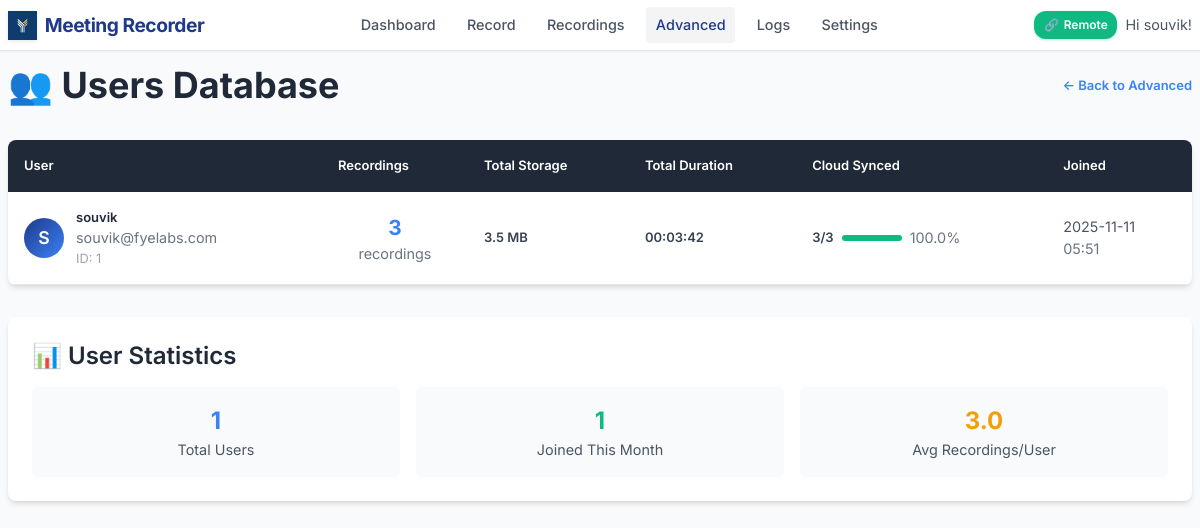
The app's page /admin/users (signed in) with its own data.
### models.py (models this page shows, shortened)
class User(UserMixin, db.Model):
    id = db.Column(db.Integer, primary_key=True)
    username = db.Column(db.String(80), unique=True, nullable=False)
    email = db.Column(db.String(120), unique=True, nullable=False)
    password_hash = db.Column(db.String(128))
    created_at = db.Column(db.DateTime, default=datetime.utcnow)
    is_active = db.Column(db.Boolean, default=True)
    default_monitor = db.Column(db.String(200))  # Default monitor for recordings
    auto_delete_days = db.Column(db.Integer, default=30)  # Auto-delete recordings after N days
    recordings = db.relationship('Recording', backref='user', lazy=True)
    meetings = db.relationship('Meeting', backref='user', lazy=True)

### app.py (the view)
@app.route('/admin/users')
@login_required
def admin_users():
    try:
        from datetime import datetime, timedelta
        users = User.query.all()
        users_data = []
        for user in users:
            recordings = Recording.query.filter_by(user_id=user.id).all()
            recording_count = len(recordings)
            total_size = sum(r.file_size or 0 for r in recordings)
            total_duration = sum(r.duration or 0 for r in recordings)
            uploaded_count = sum(1 for r in recordings if r.uploaded)
            users_data.append((user, recording_count, total_size, total_duration, uploaded_count))
        thirty_days_ago = datetime.now() - timedelta(days=30)
        recent_users = sum(1 for user, _, _, _, _ in users_data
                          if user.created_at and user.created_at > thirty_days_ago)
        return render_template('admin/users.html',
                             users_data=users_data,
                             recent_users=recent_users)
    except Exception as e:
        logger.error(f" Admin users error: {e}")
        return f"Database error: {e}", 500

### app.py (called while the page is built)
def format_file_size(size_bytes):
    if not size_bytes:
        return "0 B"
    for unit in ['B', 'KB', 'MB', 'GB']:
        if size_bytes < 1024:
            return f"{size_bytes:.1f} {unit}"
        size_bytes /= 1024
    return f"{size_bytes:.1f} TB"

def format_duration(seconds):
    if not seconds:
        return "00:00:00"
    hours = seconds // 3600
    minutes = (seconds % 3600) // 60
    secs = seconds % 60
    return f"{hours:02d}:{minutes:02d}:{secs:02d}"

@app.context_processor
def utility_processor():
    active_recording = None
    if current_user.is_authenticated:
        global recording_state
        if recording_state.get('active', False):
            recent_recording = Recording.query.filter_by(user_id=current_user.id).order_by(Recording.created_at.desc()).first()
            if recent_recording and recent_recording.status != 'completed':
                active_recording = recent_recording
    return dict(
        format_file_size=format_file_size,
        format_duration=format_duration,
        active_recording=active_recording,
        is_remote_recording_enabled=is_remote_recording_enabled
    )

@login_manager.user_loader
def load_user(user_id):
    return db.session.get(User, int(user_id))  # Fix SQLAlchemy deprecation

### templates/admin/users.html (shortened to what this page needs)
{% extends "base.html" %}
{% block content %}
<div style="display: flex; justify-content: space-between; align-items: center; margin-bottom: 2rem;">
    <h1 style="color: var(--gray-800); margin: 0;">👥 Users Database</h1>
    <a href="{{ url_for('admin_dashboard') }}" style="color: var(--secondary-blue); text-decoration: none; font-weight: 600;">← Back to Advanced</a>
</div>
{% if users_data %}
<div style="background: white; border-radius: 8px; overflow: hidden; box-shadow: var(--shadow-md);">
    <table style="width: 100%; border-collapse: collapse;">
        <thead>
            <tr style="background: var(--gray-800); color: white;">
                <th style="padding: 1rem; text-align: left; font-weight: 600;">User</th>
                <th style="padding: 1rem; text-align: left; font-weight: 600;">Recordings</th>
                <th style="padding: 1rem; text-align: left; font-weight: 600;">Total Storage</th>
                <th style="padding: 1rem; text-align: left; font-weight: 600;">Total Duration</th>
                <th style="padding: 1rem; text-align: left; font-weight: 600;">Cloud Synced</th>
                <th style="padding: 1rem; text-align: left; font-weight: 600;">Joined</th>
            </tr>
        </thead>
        <tbody>
            {% for user, recording_count, total_size, total_duration, uploaded_count in users_data %}
            <tr style="border-bottom: 1px solid var(--gray-200);" onmouseover="this.style.backgroundColor='var(--gray-50)'" onmouseout="this.style.backgroundColor='white'">
                <td style="padding: 1rem; vertical-align: middle;">
                    <div style="display: flex; align-items: center;">
                        <div style="width: 40px; height: 40px; border-radius: 50%; background: linear-gradient(135deg, var(--primary-blue), var(--secondary-blue)); display: flex; align-items: center; justify-content: center; color: white; font-weight: 600; margin-right: 0.75rem; font-size: 1.1rem;">
                            {{ user.username[0].upper() }}
                        </div>
                        <div>
                            <div style="font-weight: 600; color: var(--gray-800);">{{ user.username }}</div>
                            <div style="color: var(--gray-500); font-size: 0.9rem;">{{ user.email }}</div>
                            <div style="color: var(--gray-400); font-size: 0.8rem;">ID: {{ user.id }}</div>
                        </div>
                    </div>
                </td>
                <td style="padding: 1rem; vertical-align: middle;">
                    <div style="text-align: center;">
                        <div style="font-size: 1.3rem; font-weight: bold; color: var(--secondary-blue);">{{ recording_count or 0 }}</div>
                        <div style="color: var(--gray-500); font-size: 0.9rem;">recordings</div>
                    </div>
                </td>
                <td style="padding: 1rem; vertical-align: middle;">
                    <div style="font-weight: 600;">{{ format_file_size(total_size or 0) }}</div>
                </td>
                <td style="padding: 1rem; vertical-align: middle;">
                    <div style="font-weight: 600;">{{ format_duration(total_duration or 0) }}</div>
                </td>
                <td style="padding: 1rem; vertical-align: middle;">
                    {% set sync_percentage = ((uploaded_count or 0) / (recording_count or 1) * 100) | round(1) if recording_count > 0 else 0 %}
                    <div style="display: flex; align-items: center; gap: 0.5rem;">
                        <div style="font-weight: 600;">{{ uploaded_count or 0 }}/{{ recording_count or 0 }}</div>
                        <div style="background: var(--gray-200); height: 6px; width: 60px; border-radius: 3px; overflow: hidden;">
                            <div style="background: var(--success-green); height: 100%; width: {{ sync_percentage }}%; transition: width 0.3s;"></div>
                        </div>
                        <div style="color: var(--gray-500); font-size: 0.9rem;">{{ sync_percentage }}%</div>
                    </div>
                </td>
                <td style="padding: 1rem; vertical-align: middle;">
                    <div style="color: var(--gray-600); font-size: 0.9rem;">
                        {{ user.created_at.strftime('%Y-%m-%d') if user.created_at else 'N/A' }}
                        <br>
                        <span style="color: var(--gray-500);">{{ user.created_at.strftime('%H:%M') if user.created_at else '' }}</span>
                    </div>
                </td>
            </tr>
            {% endfor %}
        </tbody>
    </table>
</div>
<div style="background: white; padding: 1.5rem; border-radius: 8px; margin-top: 2rem; box-shadow: var(--shadow-md);">
    <h3 style="color: var(--gray-800); margin-bottom: 1rem;">📊 User Statistics</h3>
    <div style="display: grid; grid-template-columns: repeat(auto-fit, minmax(200px, 1fr)); gap: 1rem;">
        <div style="text-align: center; padding: 1rem; background: var(--gray-50); border-radius: 6px;">
            <div style="font-size: 1.5rem; font-weight: bold; color: var(--secondary-blue);">{{ users_data|length }}</div>
            <div style="color: var(--gray-600); font-size: 0.9rem;">Total Users</div>
        </div>
        <div style="text-align: center; padding: 1rem; background: var(--gray-50); border-radius: 6px;">
            <div style="font-size: 1.5rem; font-weight: bold; color: var(--success-green);">
                {{ recent_users or 0 }}
            </div>
            <div style="color: var(--gray-600); font-size: 0.9rem;">Joined This Month</div>
        </div>
        <div style="text-align: center; padding: 1rem; background: var(--gray-50); border-radius: 6px;">
            <div style="font-size: 1.5rem; font-weight: bold; color: var(--warning-yellow);">
                {{ (users_data|sum(attribute='1')|float / users_data|length)|round(1) if users_data|length > 0 else 0 }}
            </div>
            <div style="color: var(--gray-600); font-size: 0.9rem;">Avg Recordings/User</div>
        </div>
    </div>
</div>
{% else %}
<div style="background: white; padding: 3rem; text-align: center; border-radius: 8px; box-shadow: var(--shadow-md);">
    <p style="color: var(--gray-500); font-size: 1.1rem; margin: 0;">👤 No users found</p>
</div>
{% endif %}
{% endblock %}

### templates/base.html (shortened to what this page needs)
<!DOCTYPE html>
<html lang="en">
<head>
</head>
<body>
    <header class="header">
        <div class="header-content">
            <a href="{{ url_for('dashboard') }}" class="logo">
                <img src="{{ url_for('static', filename='image.png') }}" alt="FYE Labs" class="logo-image">
                <span class="logo-text">Meeting Recorder</span>
            </a>
            <nav class="nav-menu">
                <a href="{{ url_for('dashboard') }}" class="nav-link {% if request.endpoint == 'dashboard' %}active{% endif %}">Dashboard</a>
                <a href="{{ url_for('record') }}" class="nav-link {% if request.endpoint == 'record' %}active{% endif %}">Record</a>
                <a href="{{ url_for('recordings') }}" class="nav-link {% if request.endpoint == 'recordings' %}active{% endif %}">Recordings</a>
                <a href="{{ url_for('admin_dashboard') }}" class="nav-link {% if request.endpoint.startswith('admin_') %}active{% endif %}">Advanced</a>
                <a href="{{ url_for('view_logs') }}" class="nav-link {% if request.endpoint == 'view_logs' %}active{% endif %}">Logs</a>
                <a href="{{ url_for('settings') }}" class="nav-link {% if request.endpoint == 'settings' %}active{% endif %}">Settings</a>
            </nav>
            <div class="user-menu">
                <div class="remote-status-indicator" id="remoteStatusIndicator">
                    <span id="remoteStatusIcon">🔗</span>
                    <span id="remoteStatusText">Remote</span>
                </div>
                <span class="user-info">Hi {{ current_user.username }}!</span>
            </div>
        </div>
    </header>
    <main class="container">
        {% block content %}{% endblock %}
    </main>
</body>
</html>

### records on screen
User: username "souvik", username "S", email "souvik@fyelabs.com", id "1", recording_count "3", format_file_size "3.5 MB", format_duration "00:03:42", uploaded_count "3", sync_percentage "100.0", created_at "2025-11-11", created_at "05:51"

### other values on screen
{{ users_data|length }} "1"
{{ recent_users or 0 }} "1"
